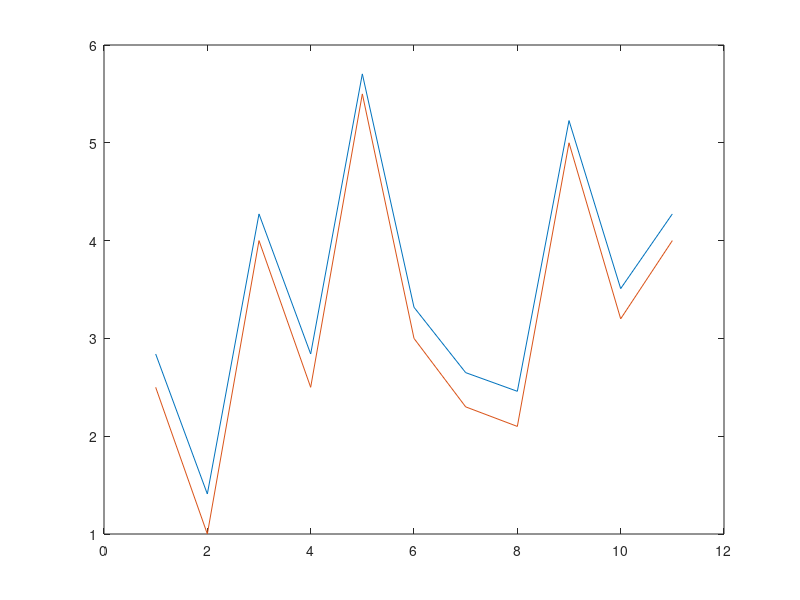

MATLAB code for this plot: (Note: this script raises an error after producing the figure.)
%% Kalman filter
%https://www.datasciencecentral.com/profiles/blogs/using-bayesian-kalman-filter-to-predict-positions-of-moving
% tutorial (https://www.youtube.com/watch?v=9Ilb4_DJB_s)

%% representation  of the state-space model
%dx/dt=Ax(t)+Bu(t)
%y= Cx(t)
A=[0 1; 0 0];
B=[1 0; 0 0];
C=[1 0];
sys= ss(A,B,C,0);

% building the kalman filter using matlab function

%covariance matrixes
%file:///C:/Users/TeachinglabA/Downloads/Discrete-timeKalmanfilter.pdf
%qn=E(wk.wk'), let us assume [1 0 ; 0 1], wk is the system noise vector
%rn=E(vk^2), let us assume 1, vk is the  measurement noise vector
qn=0.001;
rn=0.001;
%KEST generates optimal estimates y_e(t) and x_e(t)
%L is the estimator gain
%P is the steady state error covariance
[KEST,L,P]=kalman(sys,qn,rn);

%% implementing kalman filter example of tutorial
%from http://www.iri.upc.edu/people/jsola/JoanSola/eng/course.html

%define system
%
% x=[px py vx vy]'
% y=[d,a]'
%
% u=[ax, ay]'
% n=[nx, ny]'
% r=[rd, ra]'
%
% px+=px+vx*dt
% py+=py+vy*dt
% vx+=vx+ax*dt+nx
% vy+=vy+ay*dt+ny
%
% d=sqrt(px^2+py^2)+rd
% a=atan2(py,p'x)+ra
%


dt=1;

F_x=1;
F_u=dt;
F_n=1;
H=1;

Q=0.01;  %covariance of the perturbation
R=100; %(10 m error but its squared)

%simulated variables

X=7; %initial state of x
u=1; %initial state of u, this way it is constant but it could be time dependent

%estimated variables
x=0; %initial estimate
P=1e4; %how much uncertanty

%trajectories
tt=0:dt:100; %time
XX=zeros(1,size(tt,2));
xx=zeros(1,size(tt,2)); %iniatilizing vector of state positions
yy=zeros(1,size(tt,2));
PP=zeros(1,size(tt,2));

%perturbation levels
q=sqrt(Q);
r=sqrt(R);

%start loop(there will be one prediction and one correction on every loop)
i=1;
for t=tt
    %simulate, this part is just to generate y in a real system we have y
    %we dont need this part of the script
    n=q*randn; %perturbation of the system, q is the standard deviation of the noise
    X=F_x*X+F_u*u+F_n*n;
    v=r*randn;
    y=H*X+v;
    
    %estimate
    x=F_x*x+F_u*u; %we dont have acess to n cause we dont know the simulation
    P=F_x*P*F_x'+F_n*Q*F_n';
    
    %correction
    e=y-H*x;
    E= H*P*H';
    
    z=y-e;
    Z=R+E;
    
    K=P*H'*Z^-1; %kalman gain which is being optimazed
    
    x=x+K*z;
    P=P-K*H*P;
    
    %collect data
    XX(:,i)=X;
    xx(:,i)=x;
    yy(:,i)=y;
    PP(:,i)=diag(P);
    
    %update index
    i=i+1;
    
end

plot(tt,XX,tt,xx,tt,yy,tt,sqrt(PP));
legend('truth','state','measurement','sigma');

%%
%file:///C:/Users/TeachinglabA/Downloads/Discrete-timeKalmanfilter.pdf

delT = 1;
F = [ 1 delT; 0 1 ];
H = [ 1 0 ];
x = [ 0 10];
P = [ 10 0; 0 10 ];
Q = [ 1 1; 1 1 ];
R = [ 1 ];
z = [2.5 1 4 2.5 5.5 3 2.3 2.1 5 3.2 4];

state=[]
for i=1:length(z)
    xpred = F*x';
    Ppred = F*P*F' + Q;
    nu = z(i) - H*xpred; 
    S = R + H*Ppred*H';
    K = Ppred*H'*inv(S); %% Kalman gain
    xnew = xpred + K*nu; %% new state
    Pnew = Ppred - K*S*K'; %% new covariance
    state=[state xnew];
end

t=1:length(z);
plot(t,state(1,:),t,z)

%% Matlab kalman filter tracking function
%from https://www.mathworks.com/help/driving/ref/trackingkf.html

%initial state estimate
x = 0;
y = 0;
initialState = [x;0;y;0]; %velocity 0 vector of x position, x velocity, y position, y velocity
KF = trackingKF('MotionModel','2D Constant Velocity','State',initialState); %discrete-time linear Kalman filter used to track the positions and velocities of objects

%real trajectory
vx = 0.2; %velocity on the x axis
vy = 0.1; % velocity on the y axis
T  = 0.5; % time step
pos = [0:vx*T:2;5:vy*T:6]'; %vector position

%Predicting and correcting the state of the object
for k = 1:size(pos,1)
    pstates(k,:) = predict(KF,T);
    cstates(k,:) = correct(KF,pos(k,:));
end

%plotting

plot(pos(:,1),pos(:,2),'k.', pstates(:,1),pstates(:,3),'+',cstates(:,1),cstates(:,3),'o')
xlabel('x [m]')
ylabel('y [m]')
grid
xt  = [x-2 pos(1,1)+0.1 pos(end,1)+0.1];
yt = [y pos(1,2) pos(end,2)];
text(xt,yt,{'First measurement','First position','Last position'})
legend('Object position', 'Predicted position', 'Corrected position')

%other option to check

%% Y. Kim and H. Bang, Introduction to Kalman Filter and Its Applications, InTechOpen, 2018
% Example 2.3 - INS/GNSS navigation
close all
clc
clear

% settings
N = 20; % number of time steps
dt = 1; % time between time steps
M = 100; % number of Monte-Carlo runs
sig_acc_true = [0.3; 0.3; 0.3]; % true value of standard deviation of accelerometer noise
sig_gps_true = [3; 3; 3; 0.03; 0.03; 0.03]; % true value of standard deviation of GPS noise
sig_acc = [0.3; 0.3; 0.3]; % user input of standard deviation of accelerometer noise
sig_gps = [3; 3; 3; 0.03; 0.03; 0.03]; % user input of standard deviation of GPS noise
Q = [diag(0.25*dt^4*sig_acc.^2), zeros(3); zeros(3), diag(dt^2*sig_acc.^2)]; % process noise covariance matrix
R = [diag(sig_gps(1:3).^2), zeros(3); zeros(3), diag(sig_gps(4:6).^2)]; % measurement noise covariance matrix
F = [eye(3), eye(3)*dt; zeros(3), eye(3)]; % state transition matrix
B = [0.5*eye(3)*dt^2; eye(3)*dt]; % control-input matrix
H = eye(6); % measurement matrix

% true trajectory
x_true = zeros(6,N+1); % true state
a_true = zeros(3,N);   % true acceleration
x_true(:,1) = [0; 0; 0; 5; 5; 0]; % initial true state
for k = 2:1:N+1
    x_true(:,k) = F*x_true(:,k-1) + B*a_true(:,k-1);
end

% Kalman filter simulation
res_x_est = zeros(6,N+1,M); % Monte-Carlo estimates
res_x_err = zeros(6,N+1,M); % Monte-Carlo estimate errors
P_diag = zeros(6,N+1); % diagonal term of error covariance matrix

% filtering
for m = 1:1:M
    % initial guess
    x_est(:,1) = [5; -3; 0; 1; 3.1; 0.1];
    P = [eye(3)*4^2, zeros(3); zeros(3), eye(3)*0.4^2];
    P_diag(:,1) = diag(P);
    for k = 2:1:N+1
        
        %%% Prediction
        % obtain acceleration output
        u = a_true(:,k-1) + normrnd(0, sig_acc_true);
        
        % predicted state estimate
        x_est(:,k) = F*x_est(:,k-1) + B*u;
        
        % predicted error covariance
        P = F*P*F' + Q;
        
        %%% Update
        % obtain measurement
        z = x_true(:,k) + normrnd(0, sig_gps_true);
        
        % measurement residual
        y = z - H*x_est(:,k);
        
        % Kalman gain
        K = P\H'/(R+H*P\H');
        
        % updated state estimate
        x_est(:,k) = x_est(:,k) + K*y;
        
        % updated error covariance
        P = (eye(6) - K*H)*P;
        
        P_diag(:,k) = diag(P);
    end
    
    res_x_est(:,:,m) = x_est;
    res_x_err(:,:,m) = x_est - x_true;
    
end

% get result statistics
x_est_avg = mean(res_x_est,3);
x_err_avg = mean(res_x_err,3);
x_RMSE = zeros(3,N+1); % root mean square error
for k = 1:1:N+1
    x_RMSE(1,k) = sqrt(mean(res_x_err(1,k,:).^2,3));
    x_RMSE(2,k) = sqrt(mean(res_x_err(2,k,:).^2,3));
    x_RMSE(3,k) = sqrt(mean(res_x_err(3,k,:).^2,3));
    x_RMSE(4,k) = sqrt(mean(res_x_err(4,k,:).^2,3));
    x_RMSE(5,k) = sqrt(mean(res_x_err(5,k,:).^2,3));
    x_RMSE(6,k) = sqrt(mean(res_x_err(6,k,:).^2,3));
end

% plot results
time = (0:1:N)*dt;
figure
subplot(2,1,1); hold on;
plot(time, x_true(1,:), 'linewidth', 2);
plot(time, res_x_est(1,:,1), '--', 'linewidth', 2);
legend({'True', 'Estimated'}, 'fontsize', 12);
ylabel('X position', 'fontsize', 12); grid on;
subplot(2,1,2); hold on;
plot(time, x_true(4,:), 'linewidth', 2);
plot(time, res_x_est(4,:,1), '--', 'linewidth', 2);
ylabel('X velocity', 'fontsize', 12); xlabel('Time', 'fontsize', 12); grid on;
figure
subplot(2,1,1); hold on;
plot(time, x_RMSE(1,:), 'linewidth', 2);
plot(time, sqrt(P_diag(1,:)), '--', 'linewidth', 2);
legend({'RMSE', 'Estimated'}, 'fontsize', 12);
ylabel('X position error std', 'fontsize', 12); grid on;
subplot(2,1,2); hold on;
plot(time, x_RMSE(4,:), 'linewidth', 2);
plot(time, sqrt(P_diag(4,:)), '--', 'linewidth', 2);
ylabel('X velocity error std', 'fontsize', 12); xlabel('Time', 'fontsize', 12); grid on;
figure
subplot(6,1,1); hold on;
plot(time, res_x_err(1,:,1));
plot(time, res_x_err(1,:,2));
ylabel('p_x', 'fontsize', 12); grid on;
subplot(6,1,2); hold on;
plot(time, res_x_err(2,:,1));
plot(time, res_x_err(2,:,2));
ylabel('p_y', 'fontsize', 12); grid on;
subplot(6,1,3); hold on;
plot(time, res_x_err(3,:,1));
plot(time, res_x_err(3,:,2));
ylabel('p_z', 'fontsize', 12); grid on;
subplot(6,1,4); hold on;
plot(time, res_x_err(4,:,1));
plot(time, res_x_err(4,:,2));
ylabel('v_x', 'fontsize', 12); grid on;
subplot(6,1,5); hold on;
plot(time, res_x_err(5,:,1));
plot(time, res_x_err(5,:,2));
ylabel('v_y', 'fontsize', 12); grid on;
subplot(6,1,6); hold on;
plot(time, res_x_err(6,:,1));
plot(time, res_x_err(6,:,2));
ylabel('v_z', 'fontsize', 12); xlabel('Time', 'fontsize', 12); grid on;






